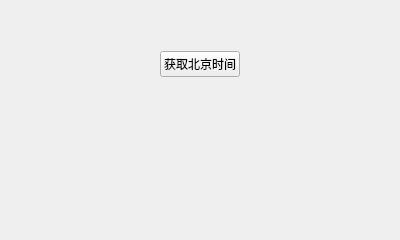
<?xml version="1.0" encoding="UTF-8"?>
<ui version="4.0">
 <class>JsonMain</class>
 <widget class="QWidget" name="JsonMain">
  <property name="geometry">
   <rect>
    <x>0</x>
    <y>0</y>
    <width>400</width>
    <height>240</height>
   </rect>
  </property>
  <property name="windowTitle">
   <string>Form</string>
  </property>
  <layout class="QVBoxLayout" name="verticalLayout">
   <item>
    <widget class="QWidget" name="widget" native="true">
     <layout class="QHBoxLayout" name="horizontalLayout">
      <item>
       <spacer name="horizontalSpacer">
        <property name="orientation">
         <enum>Qt::Horizontal</enum>
        </property>
        <property name="sizeHint" stdset="0">
         <size>
          <width>133</width>
          <height>20</height>
         </size>
        </property>
       </spacer>
      </item>
      <item>
       <widget class="QPushButton" name="btn_Get">
        <property name="text">
         <string>获取北京时间</string>
        </property>
       </widget>
      </item>
      <item>
       <spacer name="horizontalSpacer_2">
        <property name="orientation">
         <enum>Qt::Horizontal</enum>
        </property>
        <property name="sizeHint" stdset="0">
         <size>
          <width>133</width>
          <height>20</height>
         </size>
        </property>
       </spacer>
      </item>
     </layout>
    </widget>
   </item>
   <item>
    <widget class="QLabel" name="lab_Display">
     <property name="font">
      <font>
       <pointsize>15</pointsize>
      </font>
     </property>
     <property name="text">
      <string/>
     </property>
     <property name="alignment">
      <set>Qt::AlignCenter</set>
     </property>
    </widget>
   </item>
  </layout>
 </widget>
 <resources/>
 <connections/>
</ui>
